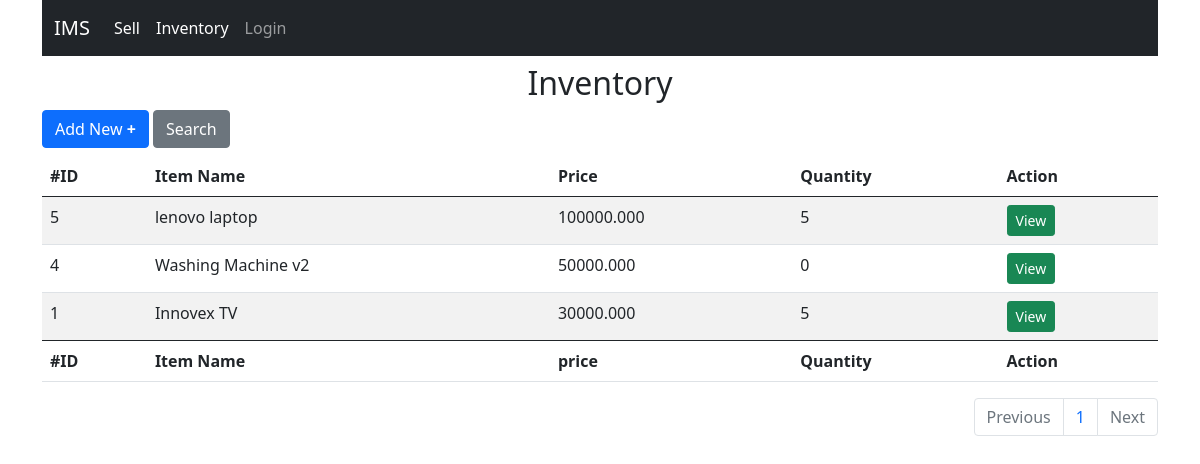
Page /inventory on the committed database.
### app_inventory/models.py (models this page shows, shortened)
class Item(models.Model):
    item_name = models.CharField(max_length=100)
    price = models.DecimalField(decimal_places=3,max_digits=15)
    qty = models.IntegerField(null=True)

### app_inventory/views.py (the view, shortened to what this page needs)
# urls.py: path('inventory',inventory ,name='inventory'),
def inventory(request):
    items = Item.objects.all().order_by('-id')
    return inventory_render(request, items)

### app_inventory/views.py (called while the page is built)
def inventory_render(request,items):
    paginator = Paginator(items,10)
    if request.method == 'GET' and request.GET.get('page',None):
        page = request.GET['page']
    else:
        page = 1
    recodes = paginator.get_page(page)
    return render(request,'inventory.html',{'recodes':recodes})

### templates/inventory.html (shortened to what this page needs)
{% extends 'base.html' %}
{% block body %}
    <h2 class="text-center mt-2">Inventory</h2>
    <button type="button" class="btn btn-primary mb-2" data-bs-toggle="modal" data-bs-target="#add-new-modal">Add New <b>+</b></button>
    <button type="button" class="btn btn-secondary mb-2" data-bs-toggle="modal" data-bs-target="#search-modal">Search</button>
      <table id="example" class="table table-striped" style="width:100%">
        <thead>
            <tr>
                <th>#ID</th>
                <th>Item Name</th>
                <th>Price</th>
                <th>Quantity</th>
                <th>Action</th>
            </tr>
        </thead>
        <tbody>
            {% if recodes %}
                {% for recode in recodes %}
                    <tr id="tr-{{ recode.id }}">
                        <td id="td-{{ recode.id }}-id"> {{ recode.id }} </td>
                        <td id="td-{{ recode.id }}-item_name"> {{ recode.item_name }} </td>
                        <td id="td-{{ recode.id }}-price"> {{ recode.price }} </td>
                        <td id="td-{{ recode.id }}-qty"> {{ recode.qty }} </td>
                        <td> <button type="button" onclick="view(id)" class="btn btn-success btn-sm btn-view" id="{{ recode.id }}" data-bs-toggle="modal" data-bs-target="#view-modal">View</button></td>
                    </tr>
                {% endfor %}
            {% else %}
                <tr>
                    <td colspan="6"><h6 class="text-center">There are no recodes.</h6></td>
                </tr>
            {% endif %}
        </tbody>
        <tfoot>
            <tr>
                <th>#ID</th>
                <th>Item Name</th>
                <th>price</th>
                <th>Quantity</th>
                <th>Action</th>
            </tr>
        </tfoot>
    </table>
    <nav aria-label="Page navigation example">
        <ul class="pagination justify-content-end">
            {% if recodes.has_previous %}
            <li class="page-item">
                <a class="page-link" href="?page={{ recodes.previous_page_number }}" tabindex="-1" aria-disabled="true">Previous</a>
            </li>
            {% else %}
            <li class="page-item disabled">
                <a class="page-link" href="#" tabindex="-1" aria-disabled="true">Previous</a>
            </li>
            {% endif %}
          <li class="page-item"><p class="page-link">{{ recodes.number}}</p></li>
          {% if recodes.has_next %}
            <li class="page-item">
                <a class="page-link" href="?page={{ recodes.next_page_number }}">Next</a>
            </li>
          {% else %}
             <li class="page-item disabled">
                <a class="page-link" >Next</a>
             </li>
          {% endif %}
        </ul>
      </nav>
{% endblock %}

### rows in the picture
Item: id "5", item_name "lenovo laptop", price "100000.000", qty "5"
Item: id "4", item_name "Washing Machine v2", price "50000.000", qty "0"
Item: id "1", item_name "Innovex TV", price "30000.000", qty "5"

### other values in the picture
{{ recodes.number }} "1"
